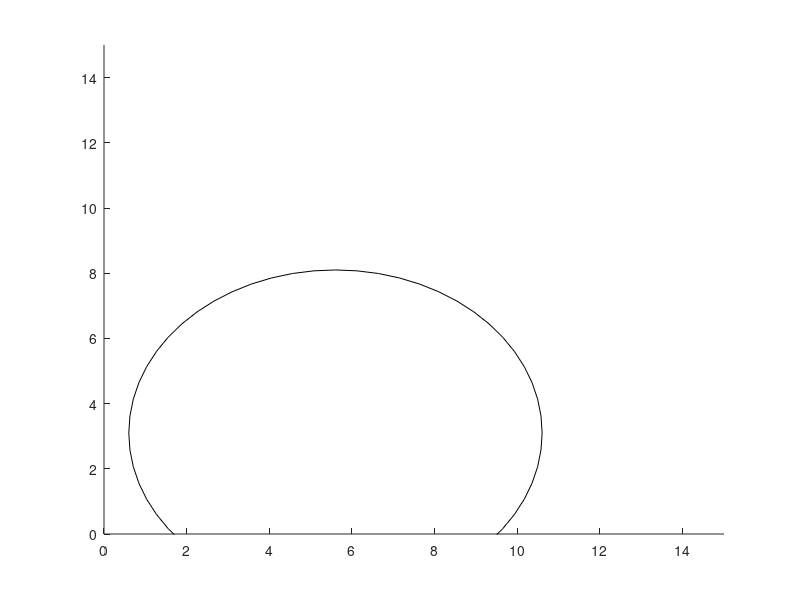

The MATLAB script that drew this image: (Note: this script raises an error after producing the figure.)
close all;
clear;
clc;

%% figure
% fig1 = figure(1);
% ax1 = axes('Parent', fig1, 'xlim', [-5, 5], 'ylim', [-5, 5], 'zlim', [0, 5]);
% view(ax1, 3);
% grid on;
% hold(ax1, 'on');

fig2 = figure(2);
ax2 = axes('Parent', fig2, 'xlim', [0, 15], 'ylim', [0, 15]);
hold(ax2, 'on');

%%
% objectMatrix = makehgtform('translate', [1, 1, 1]);
% ht1 = hgtransform('Parent', ax1, 'Matrix', objectMatrix);
% [x, y, z] = sphere(10);
% 
% surf('Parent', ht1, x, y, z);



%%
H = 15;

dt = 0.25;
start = [0; 0; pi/4;];
goal = [10; 9; -7*pi/8];

problem.xinit = [start; zeros(2, 1)];
problem.x0 = repmat([start; zeros(2, 1)], H, 1);

obstacles = [5.6, 3.1, 0, 5];

rectangle('Parent', ax2, 'Position', [obstacles(1) - obstacles(4) obstacles(2) - obstacles(4) 2 * obstacles(4) 2 * obstacles(4)], 'Curvature', 1);
ht1 = hgtransform('Parent', ax2);
posMatrix = makehgtform('translate', [start(1:2)', 0]) * makehgtform('zrotate', start(3));
set(ht1, 'Matrix', posMatrix);
rectangle('Parent', ht1, 'Position', [-0.5, -0.5, 1, 1]);

%% Converting obstacles and fill up

r = 0.1;
L = 0.5;
problem.all_parameters = repmat([dt, r, L, goal', obstacles], 1, H)';

curState = start;
error = 10000;
t = 0;
while 1
    [output, exitflag, info] = diffDrive_MPC(problem);
    curState = output.x02(1:3);
    problem.xinit = output.x02;
    problem.x0 = repmat(output.x02, H, 1);
    
    disp(curState);
    posMatrix = makehgtform('translate', [curState(1:2)', 0]) * makehgtform('zrotate', curState(3));
    set(ht1, 'Matrix', posMatrix);
    %plot(ax2, curState(1), curState(2), 'ro');
    pause(0.1);
    
    oldError = error;
    error = norm(curState - goal);
    if error < 0.1 || oldError <= 0.1 * error
        break;
    end
    t = t + dt;
  
end


